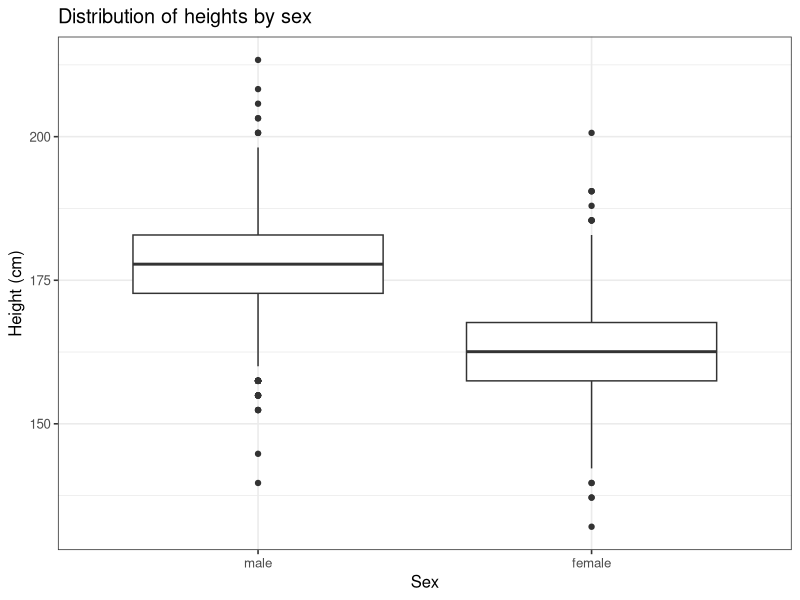
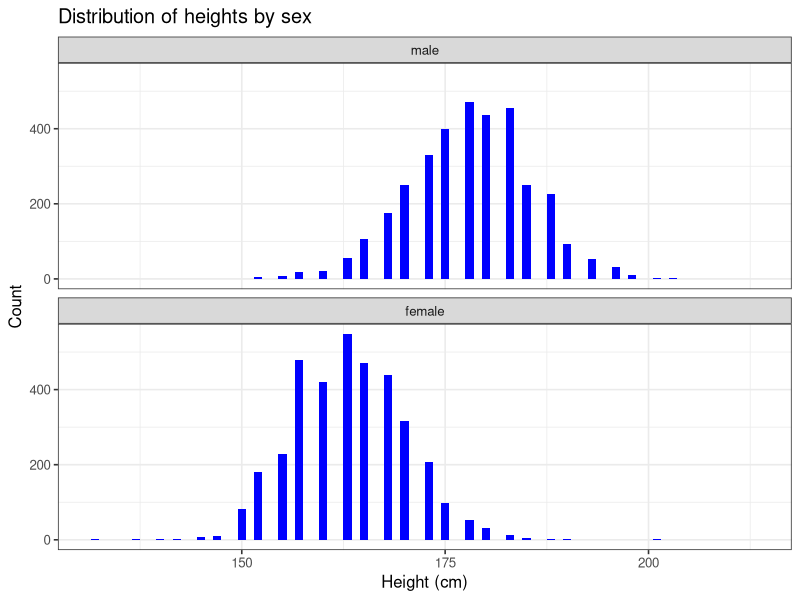

Here is the R script that generated these plots, in order:
## ---- chunk 1
knitr::opts_chunk$set(echo = TRUE)

options(dplyr.summarise.inform = FALSE)
library(tidyverse)

# set theme used for plotting
theme_set(theme_bw(base_size = 12))

# Modelr package
library(modelr)

library(ggplot2)

## ---- chunk 2
heights <- heights

heights
## ---- chunk 3
heights$hgt <- heights$height * 2.54

heights$wgt <- heights$weight * 0.45359237

heights
## ---- chunk 4
ggplot(heights, aes(x = sex, y = hgt)) + 
  geom_boxplot() +
  xlab("Sex") +
  ylab("Height (cm)") +
  ggtitle("Distribution of heights by sex")
## ---- chunk 5
ggplot(heights, aes(x = hgt)) +
  geom_histogram(binwidth = 1, fill = "blue") +
  facet_wrap(~ sex, ncol = 1) +
  xlab("Height (cm)") +
  ylab("Count") +
  ggtitle("Distribution of heights by sex")
## ---- chunk 6

## ---- chunk 7

## ---- chunk 8

## ---- chunk 9

## ---- chunk 10

## ---- chunk 11

## ---- chunk 12

## ---- chunk 13

## ---- chunk 14

## ---- chunk 15

## ---- chunk 16

## ---- chunk 17

## ---- chunk 18

## ---- chunk 19

## ---- chunk 20

## ---- chunk 21

## ---- chunk 22

## ---- chunk 23

## ---- chunk 24

## ---- chunk 25

## ---- chunk 26

## ---- chunk 27

## ---- chunk 28

## ---- chunk 29

## ---- chunk 30

## ---- chunk 31

## ---- chunk 32

## ---- chunk 33

## ---- chunk 34

## ---- chunk 35

## ---- chunk 36

